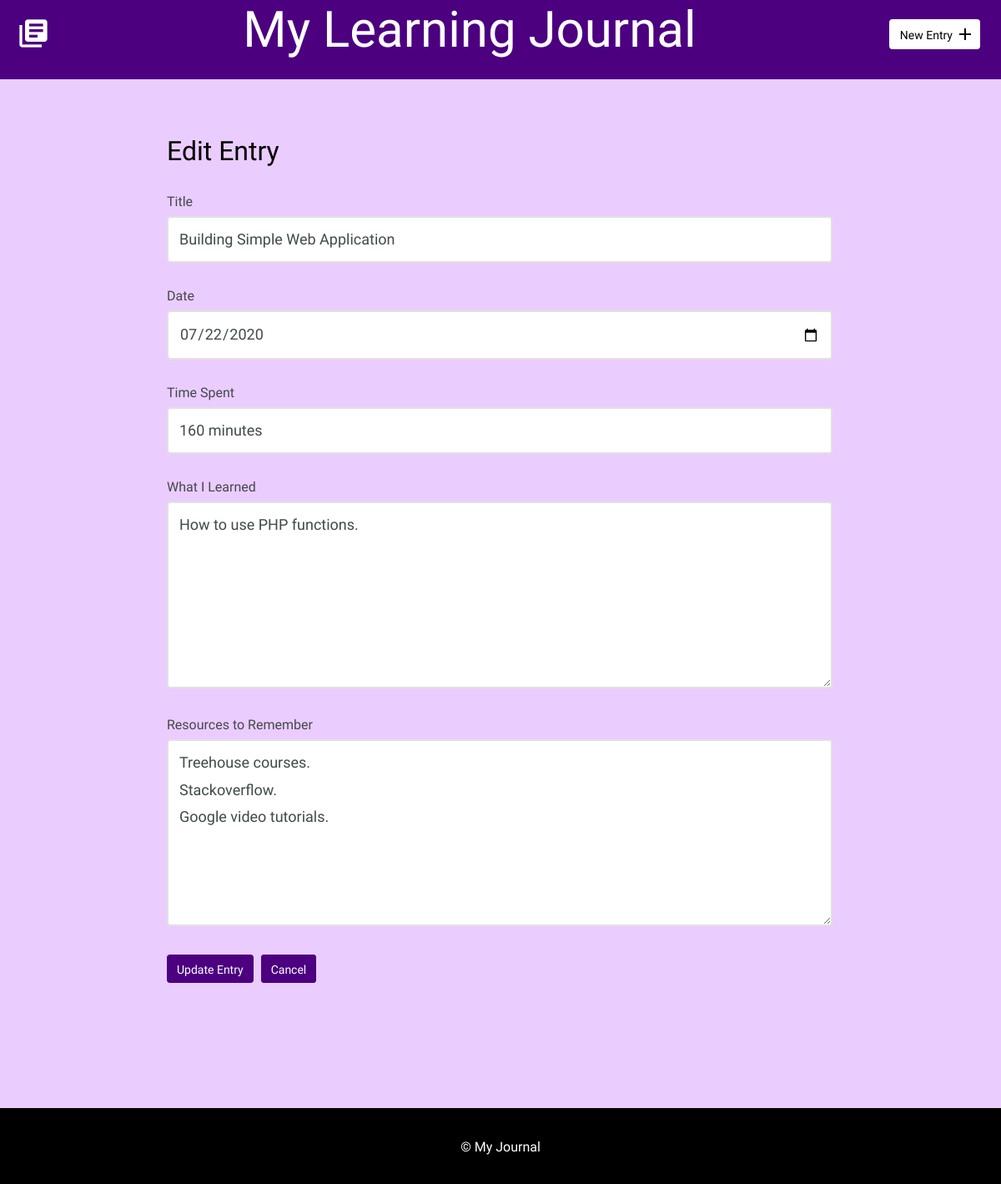
The page /edit.php?id=7 on the database its author committed.
### tables this page shows
CREATE TABLE "entries" (
	`id`	INTEGER,
	`title`	TEXT,
	`date`	TEXT,
	`time_spent`	INTEGER,
	`learned`	BLOB,
	`resources`	BLOB,
	PRIMARY KEY(`id`)
);

### inc/functions.php (called while the page is built, shortened)
<?php
function get_detail($id) {
    include('connection.php');
    $sql = "SELECT entries.* FROM entries WHERE id = :id";
    try {
        $stmt = $db_connect->prepare($sql);
        $stmt->bindValue(':id', $id, PDO::PARAM_INT);
        $stmt->execute();
    } catch(Exception $e) {
        echo "Error: " . $e->getMessage() . "<br />";
        return false;
    }
    return $stmt->fetch();
}
?>

### edit.php (the view, shortened to what this page needs)
<?php
require 'inc/functions.php';
if(isset($_GET['id'])) {
    list($id, $title, $date, $time, $learned, $resources) = get_detail(filter_input(INPUT_GET, 'id', FILTER_SANITIZE_NUMBER_INT));
}
include('inc/header.php');
?>
        <section>
            <div class="container">
                <div class="edit-entry">
                    <h2>Edit Entry</h2>
                    <form method="post" action="edit.php">
                        <label for="title"> Title</label>
                        <input id="title" type="text" name="title" value="<?php echo htmlspecialchars($title); ?>"><br>
                        <label for="date">Date</label>
                        <input id="date" type="date" name="date" value="<?php echo htmlspecialchars($date); ?>"><br>
                        <label for="time-spent"> Time Spent</label>
                        <input id="time-spent" type="text" name="timeSpent" value="<?php echo htmlspecialchars($time); ?>"><br>
                        <label for="what-i-learned">What I Learned</label>
                        <textarea id="what-i-learned" rows="5" name="whatILearned"><?php echo htmlspecialchars($learned); ?></textarea>
                        <label for="resources-to-remember">Resources to Remember</label>
                        <textarea id="resources-to-remember" rows="5" name="ResourcesToRemember"><?php echo htmlspecialchars($resources); ?></textarea>
                        <input type="submit" value="Update Entry" class="button">
                        <a href="index.php" class="button button-secondary">Cancel</a>
                    </form>
                </div>
            </div>
        </section>
        <?php include("inc/footer.php"); ?>

### css/site.css (style rules this page uses)
body { font-size: 16px; color: #404a49; font-family: 'Cousine', serif; font-weight: 400; background-color: #ebccff; }
.container { margin: 0 auto; padding: 0 25px; }
.button { padding: 8px 10px 6px 10px; background: #4c0080; border: 2px solid #4c0080; border-radius: 4px; text-decoration: none; color: white; position: relative; text-align: center; font-size: 14px; }
.button.button-secondary { background: #4c0080; border: 2px solid #4c0080; color: white; }
h1, h2, h3 { margin: 0; font-weight: 400; line-height: 1em; color: #000; }
h2 { font-size: 32px; }
.entry-list, .edit-entry, .new-entry { max-width: 800px; margin: 0 auto; padding: 70px 0 150px 0; }
.edit-entry h2, .new-entry h2 { margin-bottom: 35px; }
form label { display: block; margin-bottom: 8px; }
form input[type=text], form input[type=password], form input[type=date], form textarea { border: 2px solid #e1e1e1; font-size: 18px; line-height: 1.8em; padding:10px 13px; margin-bottom: 30px; border-radius: 4px; width: calc(100% - 32px); }
.edit-entry form textarea, .new-entry form textarea { min-height: 200px; }
input[type=submit] { margin-right: 5px; }

### rows shown on the page
entries: title "Building Simple Web Application", date "07/22/2020", timeSpent "160 minutes", whatILearned "How to use PHP functions.", ResourcesToRemember "Treehouse courses. Stackoverflow. Google video tutorials."
